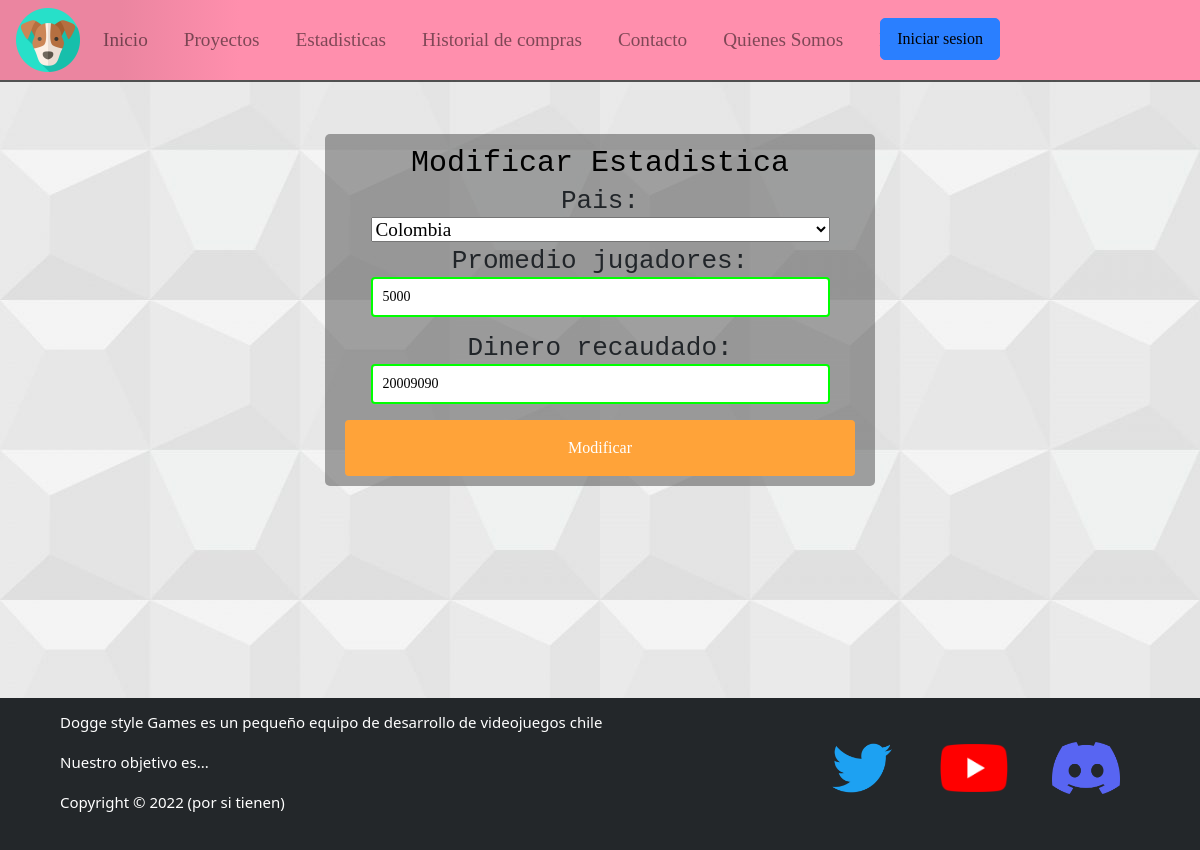
The page /modificacion_estadistica/1 on the database its author committed.
### catalogos/models.py (models this page shows, shortened)
class Paises(models.Model):
    idPais = models.AutoField(primary_key=True, verbose_name='Id')
    pais = models.CharField(max_length=50, verbose_name='Pais')
    def __str__(self):
        return str(self.pais)

class Clasificacion(models.Model):
    idClasificacion = models.OneToOneField(Juego,  on_delete=models.CASCADE , primary_key=True ,unique=True, verbose_name='id')
    pais = models.OneToOneField(Paises,  on_delete=models.CASCADE ,unique=True, verbose_name='Pais:')
    promedio = models.IntegerField(verbose_name='Promedio jugadores:')
    fecha = models.DateField(auto_now_add=True, verbose_name='Fecha de actualizacion:')
    recaudado = models.IntegerField(verbose_name='Dinero recaudado:')

### catalogos/views.py (the view, shortened to what this page needs)
# urls.py: path('modificacion_estadistica/<id>', mod_statis, name="mod_estadisticas"),
def mod_statis(request, id):
	ListaEstadistica = Clasificacion.objects.get(idClasificacion_id=id)#Select * from tabla where idjuego=id
	datos = {
		'mod_estadistica': estadisticasFormulario(instance=ListaEstadistica)
	}
	return render(request,'catalogos/modificacion_estadistica.html',datos)

### catalogos/forms.py
class estadisticasFormulario(ModelForm):
	class Meta:
		model = Clasificacion
		fields = ['pais','promedio','recaudado']

### catalogos/context_processor.py (called while the page is built)
def total_carrito(request):
    total = 0
    desc = 0.95
    try:
        InformacionUsuario = UserExtraInfo.objects.get(id_id=request.user.id)
        if InformacionUsuario.is_suscribe:
            if "carrito" in request.session.keys():
                for key, value in request.session["carrito"].items():
                    total += int(value["acumulado"])
            return {"total_carrito": round(total*desc)}
        else:
            if "carrito" in request.session.keys():
                for key, value in request.session["carrito"].items():
                    total += int(value["acumulado"])
            return {"total_carrito": total}
    except UserExtraInfo.DoesNotExist:
        if "carrito" in request.session.keys():
            for key, value in request.session["carrito"].items():
                total += int(value["acumulado"])
        return {"total_carrito": total}

### catalogos/templates/catalogos/modificacion_estadistica.html (shortened to what this page needs)
{% load static %}
<!DOCTYPE html>
<html lang="es">
<head>
    <link rel="stylesheet" href="https://cdn.jsdelivr.net/npm/bootstrap@4.3.1/dist/css/bootstrap.min.css">
    <link type="text/css" rel="stylesheet" href="{% static 'catalogos/css/custom-boostrap.css'%} " />
    <link type="text/css" rel="stylesheet" href="{% static 'catalogos/css/style.css'%}" />
    <link rel="stylesheet" href="https://cdnjs.cloudflare.com/ajax/libs/font-awesome/5.10.2/css/all.min.css" />
</head>
<body>
    <nav class="navbar navbar-expand-xl navbar-light  ">
        <img width="64" src="{% static 'catalogos/img/favicon.png'%}" alt="Logo">
        <div class="collapse navbar-collapse col-sm-12" id="navbarNavDropdown">
            <ul class="navbar-nav">
                <li class="nav-item">
                    <a class="nav-link" href="{% url 'index' %}">Inicio <span class="sr-only">(current)</span></a>
                </li>
                <li class="nav-item">
                    <a class="nav-link" href="{% url 'proyectos' %}">Proyectos</a>
                </li>
                <li class="nav-item">
                    <a class="nav-link" href="{% url 'estadisticas' %}">Estadisticas</a>
                </li>
                <li class="nav-item">
                    <a class="nav-link" href="{% url 'Historial' %}">Historial de compras</a>
                </li>
                <li class="nav-item">
                    <a class="nav-link" href="{% url 'contacto' %}">Contacto</a>
                </li>
                <li class="nav-item">
                    <a class="nav-link" href="{% url 'qsomos' %}">Quienes Somos</a>
                </li>
                <li class="nav-item">
                    <a class="nav-link" href="{% url 'faq' %}">FAQ</a>
                </li>
            </ul>
        </div>
        {% if request.user.is_authenticated %}
            <a class="btn btn-outline-success nav-link" id="btnCarrito" href="{% url 'Tienda' %}">Carrito</a>
            <a class=" btn btn-outline-success nav-link btnSigin" href="{% url 'sigout' %}"> Cerrar sesion <span>de {{request.user.username}}</span> </a>
        {% else %}
            <a class=" btn btn-outline-success nav-link btnSigin" href="{% url 'login' %}">Iniciar sesion</a>
        {% endif %}
    </nav>
    <main class="main">
        <div class="contenido">
            <form id="form_contacto" method="POST" class="form_contacto" enctype="multipart/form-data">
                <h1>Modificar Estadistica</h1>
                <div class="form_proyecto">
                    {{mod_estadistica.as_table}}
                </div>
                <button id="form_proyect_button" type="submit" value="modificar">Modificar</button>
            </form>
        </div>
    </main>
    <footer>
        <div class="contenido">
            <div class="foot-izq">
                <p>Dogge style Games es un pequeño equipo de desarrollo de videojuegos chile</p>
                <p>Nuestro objetivo es...</p>
                <p>Copyright © 2022 (por si tienen)</p>
            </div>
            <div class="foot-der">
                <a href="https://twitter.com">
                    <img src="{% static 'catalogos/img/footer_twitter.png'%}" alt="Twitter">
                </a>
                <a href="https://youtube.com">
                    <img src="{% static 'catalogos/img/footer_youtube.png'%}" alt="Youtube">
                </a>
                <a href="https://discord.com">
                    <img src="{% static 'catalogos/img/footer_discord.png'%}" alt="Discord">
                </a>
            </div>
        </div>
    </footer>
</body>
</html>

### catalogos/static/catalogos/css/custom-boostrap.css (style rules this page uses)
.navbar-light { background: linear-gradient( to right, var(--header-color-dark) 10%, var(--header-color) 20%); position: fixed; z-index: 20; left: 0; top: 0; right: 0; box-shadow: 0px 2px rgba(0, 0, 0, 0.65); }
.navbar-light .btn { position: absolute; margin-right: 6.5rem; right: 0; }
.btn-outline-success { color: #000000; background-color: var(--navbar-hover); border-color: var(--navbar-hover); border-radius: 5px; }
@media only screen and (max-width: 1200px) { .navbar-light .btn { position: absolute; margin-right: 12.5rem; right: 0; top: 0; margin-top: 1.1rem; } }
@media only screen and (max-width: 1200px) { .navbar-collapse .nav-link { text-align: right; margin-right: 20px; } }

### catalogos/static/catalogos/css/style.css (style rules this page uses)
body { --header-color: #ff8fad; --header-color-dark: #eb85a0; --navbar-hover: #2a7fff; --navbar-hover-trasnparent: rgba(104, 152, 255, 0.712); --footer-color: #23272a; --form-background: #4747477c; --color-white: #ffffff; --color-orange: #ffa339; --color-black: #000000; --color-shadow: rgba(0, 0, 0, 0.5); --color-error: #ff1d1d; --color-success: #00ff00; font-family: Georgia, 'Times New Roman', Times, serif; font-size: 1.2rem; line-height: 1.63em; margin: 0; margin-top: 50px; display: flex; flex-direction: column; min-height: 100vh; background-image: url("/static/catalogos/img/backbody.jpg"); background-repeat: repeat; background-size: auto; background-attachment: fixed; }
p { margin-bottom: 1.6em; }
h1 { font-size: 2.2rem; line-height: 1.3em; }
.contenido { width: 90%; max-width: 1150px; margin: 0 auto; }
main { animation: fadeInAnimation ease 0.8s; animation-iteration-count: 1; animation-fill-mode: forwards; }
form { width: 550px; margin: auto; background: var(--form-background); padding: 10px 20px; box-sizing: border-box; margin-top: 20px; margin-bottom: 15px; border-radius: 5px; }
form h1 { font-family: monospace; color: var(--color-black); text-align: center; font-size: 30px; margin-bottom: 0px; }
.form_contacto button { background-color: var(--color-orange); border: 2px solid var(--color-orange); border-radius: 4px; color: var(--color-white); display: block; font-family: inherit; font-size: 16px; padding: 10px; width: 100%; }
form input:required:not(:placeholder-shown):valid, textarea:required:not(:placeholder-shown):valid { border: 2px solid var(--color-success); }
.form_proyecto input { border: 2px solid var(--color-white); border-radius: 4px; display: block; margin: auto; margin-bottom: 1rem; font-family: inherit; font-size: 14px; padding: 10px; width: 90%; height: 40px; }
.form_proyecto select { width: 90%; display: block; margin: auto; }
.form_proyecto label { text-align: center; display: block; margin: auto; margin-top: 0.2rem; font-family: monospace; font-size: 26px; }
#form_proyect_button { display: block; margin: auto; margin-top: 1rem; }
.main { padding-top: 4rem; }
footer { background-color: var(--footer-color); font-family: 'Segoe UI', Tahoma, Geneva, Verdana, sans-serif; font-size: 15px; color: var(--color-white); padding: 1rem 0; margin-top: auto; height: 11vh; line-height: 0.5rem; height: auto; }
.foot-izq { text-align: left; float: left; line-height: 1rem; }
.foot-der { text-align: right; }
.foot-der img { padding: 20px; text-decoration: none; width: 10%; min-width: 64px; }

### rows shown on the page
Paises: pais "Colombia"
Clasificacion: promedio "5000", recaudado "20009090"
